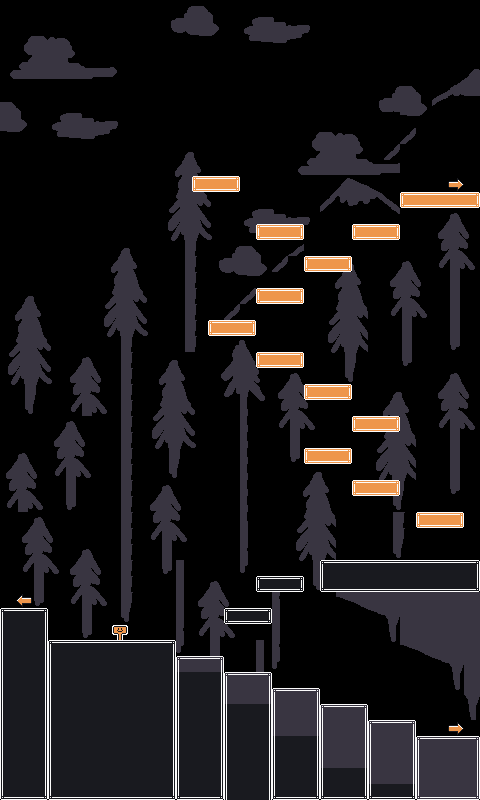

Rendered tile map (Tiled .tmx) drawn with the repository's tilesets; below, a short description and the map source with its tile grids summarised:
An orthogonal 30x50 tile map with 16x16 px tiles, 2 tile layers (Tile Layer 1, Tile Layer 2), 2 tilesets and 32 objects (2x Player, 2x portal, guide, mushroom).

<map version="1.10" tiledversion="1.10.1" orientation="orthogonal" renderorder="right-down" width="30" height="50" tilewidth="16" tileheight="16" infinite="0" nextlayerid="6" nextobjectid="35">
 <editorsettings>
  <export target="map-forest.lua" format="lua" />
 </editorsettings>
 <tileset firstgid="1" name="background" tilewidth="16" tileheight="16" tilecount="512" columns="32">
  <image source="background.png" width="512" height="256" />
 </tileset>
 <tileset firstgid="513" name="spritesheet" tilewidth="16" tileheight="16" tilecount="512" columns="32">
  <image source="spritesheet.png" width="512" height="256" />
 </tileset>
 <objectgroup id="4" name="solid" opacity="0">
  <object id="4" x="0" y="608" width="48" height="192">
   <properties>
    <property name="collidable" type="bool" value="true" />
   </properties>
  </object>
  <object id="5" x="48" y="640" width="128" height="160">
   <properties>
    <property name="collidable" type="bool" value="true" />
   </properties>
  </object>
  <object id="6" x="176" y="656" width="48" height="144">
   <properties>
    <property name="collidable" type="bool" value="true" />
   </properties>
  </object>
  <object id="7" x="224" y="672" width="48" height="128">
   <properties>
    <property name="collidable" type="bool" value="true" />
   </properties>
  </object>
  <object id="8" x="272" y="688" width="48" height="112">
   <properties>
    <property name="collidable" type="bool" value="true" />
   </properties>
  </object>
  <object id="9" x="320" y="704" width="48" height="96">
   <properties>
    <property name="collidable" type="bool" value="true" />
   </properties>
  </object>
  <object id="10" x="368" y="720" width="48" height="80">
   <properties>
    <property name="collidable" type="bool" value="true" />
   </properties>
  </object>
  <object id="11" x="416" y="736" width="64" height="64">
   <properties>
    <property name="collidable" type="bool" value="true" />
   </properties>
  </object>
  <object id="12" x="224" y="608" width="48" height="16">
   <properties>
    <property name="collidable" type="bool" value="true" />
   </properties>
  </object>
  <object id="13" x="256" y="576" width="48" height="16">
   <properties>
    <property name="collidable" type="bool" value="true" />
   </properties>
  </object>
  <object id="14" x="320" y="560" width="160" height="32">
   <properties>
    <property name="collidable" type="bool" value="true" />
   </properties>
  </object>
  <object id="15" x="416" y="512" width="48" height="16">
   <properties>
    <property name="collidable" type="bool" value="true" />
   </properties>
  </object>
  <object id="16" x="352" y="480" width="48" height="16">
   <properties>
    <property name="collidable" type="bool" value="true" />
   </properties>
  </object>
  <object id="17" x="304" y="448" width="48" height="16">
   <properties>
    <property name="collidable" type="bool" value="true" />
   </properties>
  </object>
  <object id="18" x="352" y="416" width="48" height="16">
   <properties>
    <property name="collidable" type="bool" value="true" />
   </properties>
  </object>
  <object id="19" x="304" y="384" width="48" height="16">
   <properties>
    <property name="collidable" type="bool" value="true" />
   </properties>
  </object>
  <object id="20" x="256" y="352" width="48" height="16">
   <properties>
    <property name="collidable" type="bool" value="true" />
   </properties>
  </object>
  <object id="21" x="208" y="320" width="48" height="16">
   <properties>
    <property name="collidable" type="bool" value="true" />
   </properties>
  </object>
  <object id="22" x="256" y="288" width="48" height="16">
   <properties>
    <property name="collidable" type="bool" value="true" />
   </properties>
  </object>
  <object id="23" x="304" y="256" width="48" height="16">
   <properties>
    <property name="collidable" type="bool" value="true" />
   </properties>
  </object>
  <object id="24" x="352" y="224" width="48" height="16">
   <properties>
    <property name="collidable" type="bool" value="true" />
   </properties>
  </object>
  <object id="25" x="400" y="192" width="80" height="16">
   <properties>
    <property name="collidable" type="bool" value="true" />
   </properties>
  </object>
  <object id="26" x="0" y="0" width="1" height="608">
   <properties>
    <property name="collidable" type="bool" value="true" />
   </properties>
  </object>
  <object id="27" x="479" y="0" width="1" height="800">
   <properties>
    <property name="collidable" type="bool" value="true" />
   </properties>
  </object>
  <object id="33" x="256" y="224" width="48" height="16">
   <properties>
    <property name="collidable" type="bool" value="true" />
   </properties>
  </object>
  <object id="34" x="192" y="176" width="48" height="16">
   <properties>
    <property name="collidable" type="bool" value="true" />
   </properties>
  </object>
 </objectgroup>
 <layer id="1" name="Tile Layer 1" width="30" height="50">
  <data>[1500 cells, 1049 non-empty, 221 distinct tile ids]</data>
 </layer>
 <layer id="5" name="Tile Layer 2" width="30" height="50">
  <data>[1500 cells, 6 non-empty, 3 distinct tile ids]</data>
 </layer>
 <objectgroup id="2" name="spawn point">
  <object id="2" name="Player" x="48" y="608">
   <properties>
    <property name="spawnpoint" type="int" value="1" />
   </properties>
  </object>
  <object id="30" name="Player" x="448" y="720">
   <properties>
    <property name="spawnpoint" type="int" value="2" />
   </properties>
  </object>
 </objectgroup>
 <objectgroup id="3" name="items" opacity="0">
  <object id="3" name="portal1" type="portal" x="0" y="576" width="16" height="32">
   <properties>
    <property name="spawndir" value="left" />
    <property name="spawnpoint" type="int" value="2" />
    <property name="target" value="cabin" />
   </properties>
  </object>
  <object id="28" name="portal2" type="portal" x="464" y="688" width="16" height="48">
   <properties>
    <property name="spawndir" value="right" />
    <property name="spawnpoint" type="int" value="1" />
    <property name="target" value="cave" />
   </properties>
  </object>
  <object id="31" name="guide" type="guide" x="96" y="608" width="48" height="32">
   <properties>
    <property name="text" value="The forest of Shelter Creek is a pretty big forest. Don't get lost!" />
   </properties>
  </object>
  <object id="32" name="shy shroom" type="mushroom" x="16" y="336" width="16" height="16">
   <properties>
    <property name="shroomidx" type="int" value="4" />
   </properties>
  </object>
 </objectgroup>
</map>